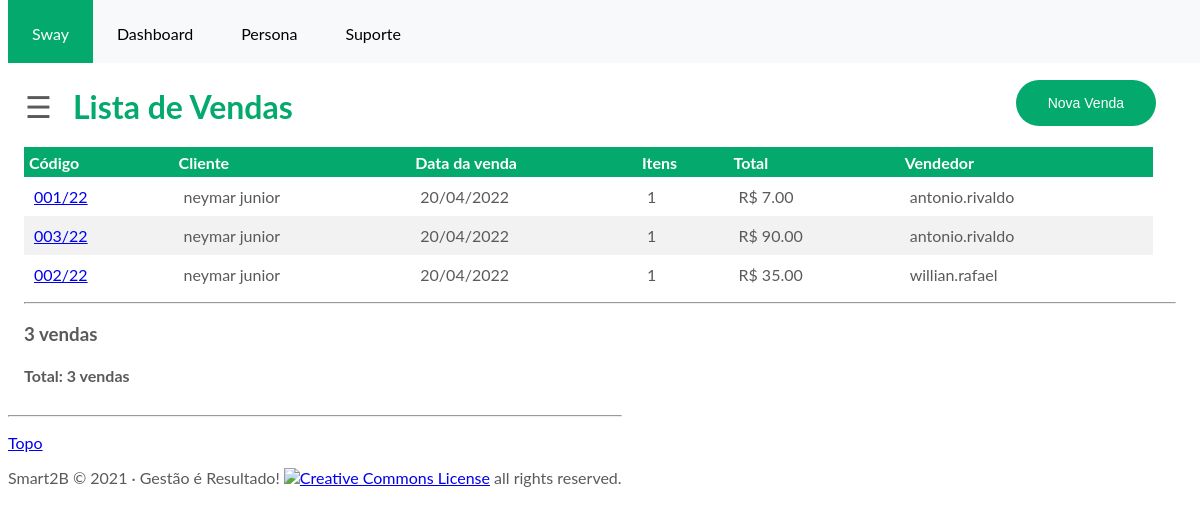
/swayapp/sale/?filter_sale_one=1 (signed in), run on an earlier commit of the app's database.
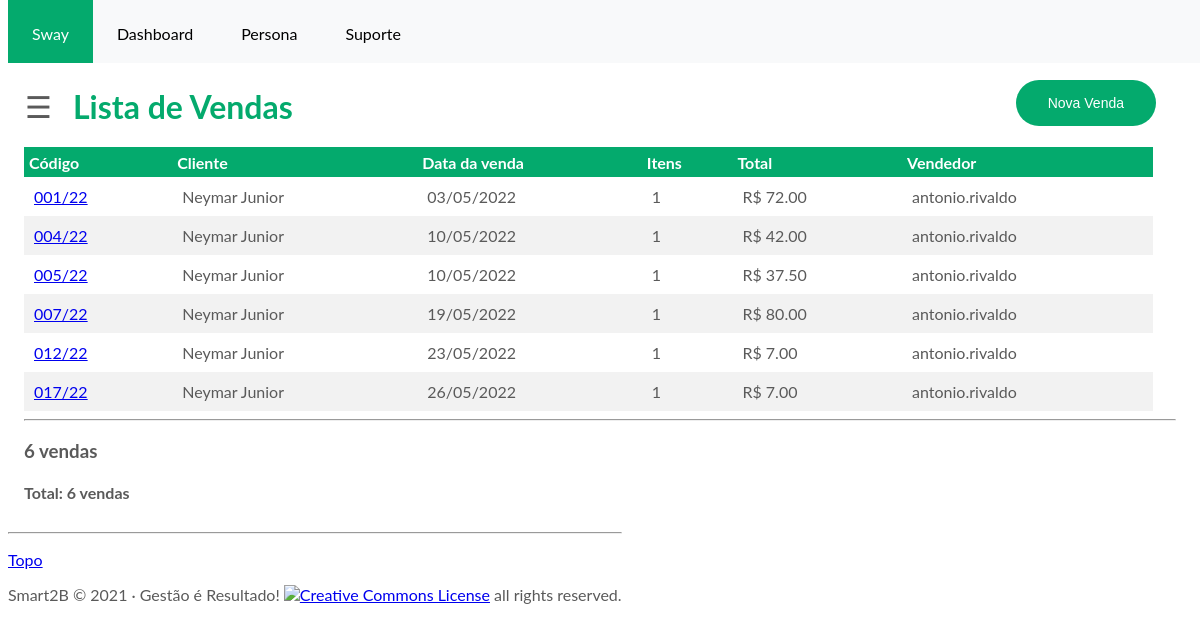
And on a later commit of the database.
### swayapp/models.py (models this page shows, shortened)
class TimeStampedModel(models.Model):
    created = models.DateTimeField(
        'criado em', auto_now_add=True, auto_now=False)
    modified = models.DateTimeField(
        'modificado em', auto_now_add=False, auto_now=True)
    class Meta:
        abstract = True

class Sale(TimeStampedModel):
    customer = models.ForeignKey('Customer', related_name='customer_sale', verbose_name='cliente',
                                 on_delete=models.CASCADE)
    seller = models.ForeignKey(User, related_name='seller_sale', verbose_name='vendedor', on_delete=models.CASCADE, null=True, blank=True)
    class Meta:
        verbose_name = 'venda'
        verbose_name_plural = 'vendas'
    def __str__(self):
        return "%03d" % self.id + "/%s" % self.created.strftime('%y')
    codigo = property(__str__)
    def get_detail(self):
        return "/swayapp/%i" % self.id
    def get_items(self):
        return self.sales_det.count()
    def get_total(self):
        qs = self.sales_det.filter(sale=self.pk).values_list('price_sale', 'quantity') or 0
        t = 0 if isinstance(qs, int) else sum(map(lambda q: q[0] * q[1], qs))
        return "R$ %s" % number_format(t, 2)

class Person(TimeStampedModel):
    gender = models.CharField('gênero', max_length=1, choices=gender_list)
    cpf = models.CharField('CPF', max_length=11)
    firstname = models.CharField('Nome', max_length=20)
    lastname = models.CharField('Sobrenome', max_length=20)
    email = models.EmailField('e-mail', unique=True, blank=True)
    phone = models.CharField('Fone', max_length=18, blank=True)
    birthday = models.DateTimeField('Nascimento', blank=True)
    class Meta:
        abstract = True
        ordering = ['firstname']
    def __str__(self):
        return self.firstname + " " + self.lastname
    full_name = property(__str__)

class Customer(Person):
    pass
    class Meta:
        verbose_name = 'cliente'
        verbose_name_plural = 'clientes'

### swayapp/views.py (the view, shortened to what this page needs)
# urls.py: path('sale/', views.SaleList.as_view(), name='sale_list'),
@method_decorator(login_required, name='dispatch')
class SaleList(CounterMixin, ListView):
    template_name = 'sale_list.html'
    model = Sale
    paginate_by = 60
    def get_queryset(self):
        if 'filter_sale_one' in self.request.GET:
            return Sale.objects.annotate(
                itens=Count('sales_det')).filter(itens=1)

### swayapp/mixins.py (called while the page is built)
    def get_context_data(self, **kwargs):
        context =super(CounterMixin, self).get_context_data(**kwargs)
        context['count'] =self.get_queryset().count()
        return context

### swayapp/templates/sale_list.html (shortened to what this page needs)
{% extends 'base.html' %}
{% load widget_tweaks %}
{% block content %}
<a href="{% url 'swayapp:sale_add' %}">
	<button class="addbutton">
	Nova Venda
	</button>
</a>
<h1 class="willianclass">Lista de Vendas</h1>
{% if object_list %}
		<div>
			<table class="table">
				<thead>
					<tr>
						<th>Código</th>
						<th>Cliente</th>
						<th class="text-center">Data da venda</th>
						<th class="text-center">Itens</th>
						<th class="text-right">Total</th>
						<th>Vendedor</th>
					</tr>
				</thead>
				<tbody>
				{% for sale in object_list %}
					{% if sale.get_items == 0 %}
						<tr class="danger">
					{% elif sale.get_items == 1 %}
						<tr class="info">
					{% else %}
						<tr>
					{% endif %}
							<td><a href="{{ sale.get_detail }}">{{ sale.codigo }}</a></td>
							<td>{{ sale.customer.full_name }}</td>
							<td class="text-center">{{ sale.created|date:"d/m/Y" }}</td>
							<td class="text-center">{{ sale.get_items }}</td>
							<td class="text-right">{{ sale.get_total }}</td>
							<td>{{ sale.seller }}</td>
						</tr>
				{% endfor %}
				</tbody>
			</table>
		</div>
{% else %}
  <p class="alert alert-warning">Sem itens na lista.</p>
{% endif %}
<hr>
<div>
<h3>{{ object_list|length }} venda{{ object_list|length|pluralize }}</h3>
<h4><b>Total:</b> {{ page_obj.paginator.count }} venda{{ page_obj.paginator.count|pluralize }}</h4>
</div>
{% endblock content %}

What changed in the data, as far as the page shows it:
no longer on this page (row edited): Sale: codigo "003/22", customer.full_name "neymar junior", created "20/04/2022", get_items "1", get_total "R$ 90.00", seller "antonio.rivaldo"
no longer on this page (row edited): Sale: codigo "002/22", customer.full_name "neymar junior", created "20/04/2022", get_items "1", get_total "R$ 35.00", seller "willian.rafael"
changed Sale "001/22": customer.full_name "neymar junior" → "Neymar Junior"; created "20/04/2022" → "03/05/2022"; get_total "R$ 7.00" → "R$ 72.00"
added Sale: codigo "004/22", customer.full_name "Neymar Junior", created "10/05/2022", get_items "1", get_total "R$ 42.00", seller "antonio.rivaldo"
added Sale: codigo "005/22", customer.full_name "Neymar Junior", created "10/05/2022", get_items "1", get_total "R$ 37.50", seller "antonio.rivaldo"
added Sale: codigo "007/22", customer.full_name "Neymar Junior", created "19/05/2022", get_items "1", get_total "R$ 80.00", seller "antonio.rivaldo"
added Sale: codigo "012/22", customer.full_name "Neymar Junior", created "23/05/2022", get_items "1", get_total "R$ 7.00", seller "antonio.rivaldo"
added Sale: codigo "017/22", customer.full_name "Neymar Junior", created "26/05/2022", get_items "1", get_total "R$ 7.00", seller "antonio.rivaldo"
Also different on the page:
{{ object_list|length }}: "3" → "6"
{{ page_obj.paginator.count }}: "3" → "6"
